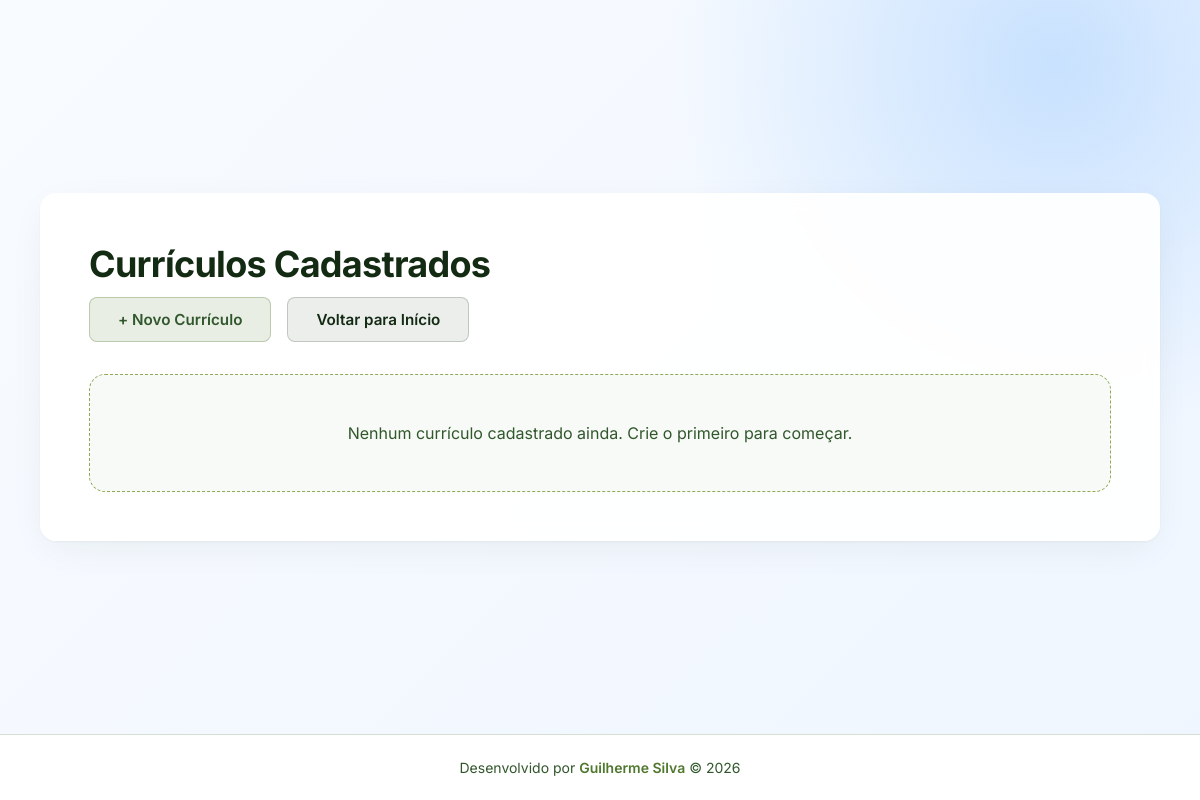
/listar_curriculos.php, run on an earlier commit of the app's database.
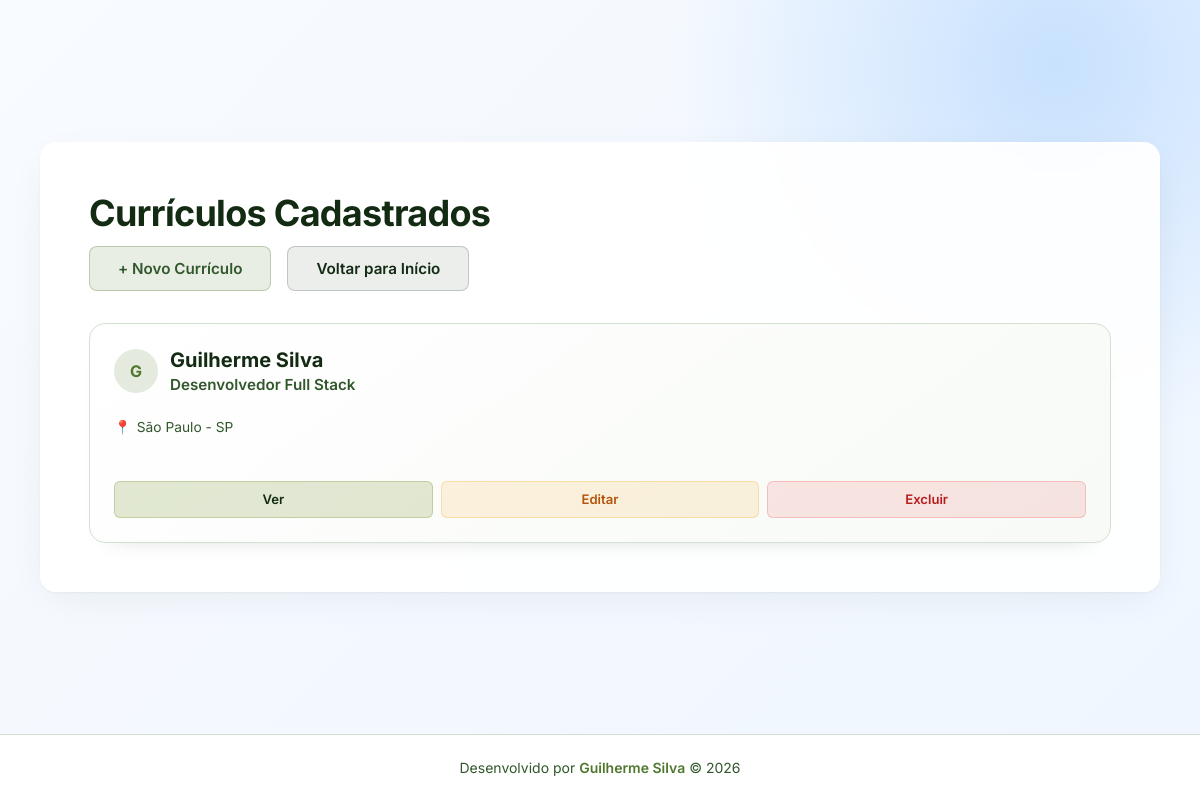
And on a later commit of the database.
### tables this page shows
CREATE TABLE dados_pessoais (
    id INT AUTO_INCREMENT PRIMARY KEY,
    nome VARCHAR(150) NOT NULL,
    cargo VARCHAR(120) NOT NULL,
    resumo TEXT,
    objetivo TEXT,
    nascimento DATE,
    cidade VARCHAR(100),
    estado VARCHAR(100),
    foto_perfil VARCHAR(255),
    created_at TIMESTAMP DEFAULT CURRENT_TIMESTAMP,
    updated_at TIMESTAMP DEFAULT CURRENT_TIMESTAMP ON UPDATE CURRENT_TIMESTAMP
);

### config/crud.php (called while the page is built, shortened)
<?php
    function readAll($pdo, $table, $where = null) {
        $sql = "SELECT * FROM $table";
        $stmt = $pdo->query($sql);
        return $stmt->fetchAll(PDO::FETCH_ASSOC);
    }

### listar_curriculos.php (the view, shortened to what this page needs)
<?php
require_once("config/conexao.php");
require_once("config/crud.php");
$curriculos = readAll($pdo, "dados_pessoais");
?>
<!DOCTYPE html>
<html lang="pt-BR">
<head>
    <link rel="stylesheet" href="css/style.css">
</head>
<body class="pagina-listagem">
<main>
    <section class="conteiner-app conteiner-listagem">
        <h1 class="titulo-pagina">Currículos Cadastrados</h1>
        <nav class="grupo-botoes acoes-listagem" aria-label="Ações da listagem">
            <a href="cadastrar.php" class="botao"> + Novo Currículo</a>
            <a href="index.php" class="botao botao-secundario"> Voltar para Início</a>
        </nav>
        <?php if (empty($curriculos)): ?>
            <p class="estado-vazio">Nenhum currículo cadastrado ainda. Crie o primeiro para começar.</p>
        <?php else: ?>
            <section class="grade-curriculos" aria-label="Currículos cadastrados">
                <?php foreach ($curriculos as $c): ?>
                    <article class="cartao-curriculo">
                        <div style="display: flex; align-items: center; gap: 12px; margin-bottom: 8px;">
                            <?php if (!empty($c['foto_perfil']) && file_exists($c['foto_perfil'])): ?>
                                <img src="<?= htmlspecialchars($c['foto_perfil']) ?>" alt="Foto" style="width: 44px; height: 44px; border-radius: 50%; object-fit: cover; border: 2px solid var(--fern); flex-shrink: 0;">
                            <?php else: ?>
                                <div style="width: 44px; height: 44px; border-radius: 50%; background: rgba(79, 119, 45, 0.15); display: flex; align-items: center; justify-content: center; color: var(--fern); font-weight: 700; flex-shrink: 0;">
                                    <?= mb_substr($c['nome'], 0, 1) ?>
                                </div>
                            <?php endif; ?>
                            <div style="overflow: hidden;">
                                <h2 class="cartao-titulo"><?= htmlspecialchars($c['nome']) ?></h2>
                                <p class="cartao-subtitulo" style="min-height: auto; margin-top: 2px;"><?= htmlspecialchars($c['cargo']) ?></p>
                            </div>
                        </div>
                        <p class="cartao-localizacao">
                            <span aria-hidden="true">📍</span>
                            <?= htmlspecialchars($c['cidade'] . ' - ' . $c['estado']) ?>
                        </p>
                        <nav class="cartao-acoes" aria-label="Ações para <?= htmlspecialchars($c['nome']) ?>">
                            <a href="visualizar.php?id=<?= $c['id'] ?>" class="botao-pequeno botao-ver">Ver</a>
                            <a href="editar.php?id=<?= $c['id'] ?>" class="botao-pequeno botao-editar">Editar</a>
                            <a href="excluir.php?id=<?= $c['id'] ?>" class="botao-pequeno botao-excluir" onclick="return confirm('Tem certeza que deseja excluir este currículo? Esta ação não pode ser desfeita e todas as informações relacionadas serão apagadas (ON DELETE CASCADE).');">Excluir</a>
                        </nav>
                    </article>
                <?php endforeach; ?>
            </section>
        <?php endif; ?>
    </section>
</main>
<?php
if(file_exists("partials/footer.php")){
    require_once("partials/footer.php");
}
?>
</body>
</html>

### partials/footer.php
<footer>
    <p class="footer-text">
        Desenvolvido por <strong>Guilherme Silva</strong> &copy; 2026
    </p>
</footer>

### css/style.css (style rules this page uses)
:root { --evergreen: #132a13; --hunter-green: #31572c; --fern: #4f772d; --palm-leaf: #90a955; --lime-cream: #ecf39e; }
* { margin: 0; padding: 0; box-sizing: border-box; font-family: 'Inter', sans-serif; }
body { background: linear-gradient(135deg, #f4f7f4 0%, #ebf1ea 100%); color: #2b3a2a; display: flex; flex-direction: column; justify-content: center; align-items: center; min-height: 100vh; }
main { flex: 1; display: flex; justify-content: center; align-items: center; width: 100%; padding: 2rem 1rem; }
.conteiner-app { width: 100%; max-width: 900px; background: rgba(255, 255, 255, 0.92); backdrop-filter: blur(10px); padding: 3rem; border-radius: 16px; box-shadow: 0 10px 40px -10px rgba(19, 42, 19, 0.08), 0 1px 3px rgba(19, 42, 19, 0.05); text-align: center; border: 1px solid rgba(255,255,255,0.6); transition: transform 0.3s ease; }
.titulo-pagina, .footer-title { color: var(--evergreen); margin-bottom: 1rem; font-size: 2.25rem; font-weight: 700; letter-spacing: -0.02em; }
.grupo-botoes { display: flex; justify-content: center; gap: 1rem; }
.botao { text-decoration: none; background: rgba(79, 119, 45, 0.12); color: var(--hunter-green); padding: 0.75rem 1.75rem; border-radius: 8px; font-weight: 600; font-size: 0.95rem; transition: all 0.2s ease; border: 1px solid rgba(79, 119, 45, 0.3); cursor: pointer; display: inline-flex; align-items: center; justify-content: center; }
.botao-secundario { background: rgba(19, 42, 19, 0.08); color: var(--evergreen); border: 1px solid rgba(19, 42, 19, 0.2); }
footer { width: 100%; text-align: center; padding: 1.5rem; color: var(--hunter-green); font-size: 0.875rem; border-top: 1px solid #d4e0d2; background: #fff; }
footer strong { color: var(--fern); font-weight: 600; }
.nome-curriculo, .cargo-curriculo, .titulo-secao, .titulo-item, .cartao-titulo, .cartao-subtitulo { margin: 0; }
.pagina-listagem { background: radial-gradient(circle at 88% 8%, rgba(147, 197, 253, 0.45), transparent 24rem), linear-gradient(135deg, #f8fbff 0%, #eff6ff 100%); }
.conteiner-listagem { max-width: 1120px; text-align: left; }
.conteiner-listagem > .titulo-pagina { margin-bottom: 0.65rem; }
.acoes-listagem { justify-content: flex-start; margin-bottom: 2rem; }
.grade-curriculos { display: grid; grid-template-columns: repeat(auto-fit, minmax(250px, 1fr)); gap: 1.25rem; }
.cartao-curriculo { display: flex; min-height: 220px; flex-direction: column; padding: 1.5rem; overflow: hidden; border: 1px solid #d4e0d2; border-radius: 1rem; background: linear-gradient(145deg, #ffffff, #f7faf6); box-shadow: 0 12px 24px -24px rgba(19, 42, 19, 0.4); transition: transform 0.2s ease, box-shadow 0.2s ease, border-color 0.2s ease; }
.cartao-titulo { overflow: hidden; color: var(--evergreen); font-size: 1.25rem; font-weight: 700; line-height: 1.25; text-overflow: ellipsis; white-space: nowrap; }
.cartao-subtitulo { min-height: 2.6em; margin-top: 0.45rem; color: var(--hunter-green); font-size: 0.95rem; font-weight: 600; line-height: 1.35; }
.cartao-localizacao { display: flex; align-items: center; gap: 0.35rem; margin-top: 1rem; color: var(--hunter-green); font-size: 0.86rem; }
.cartao-acoes { display: grid; grid-template-columns: repeat(3, 1fr); gap: 0.5rem; margin-top: auto; padding-top: 1.25rem; }
.botao-pequeno { display: inline-flex; align-items: center; justify-content: center; min-height: 2.3rem; padding: 0.5rem 0.75rem; border: 1px solid transparent; border-radius: 6px; font-size: 0.82rem; font-weight: 600; text-decoration: none; transition: all 0.2s ease; }
.botao-ver { color: var(--evergreen); background: rgba(144, 169, 85, 0.25); border-color: rgba(144, 169, 85, 0.4); }
.botao-editar { color: #b45309; background: rgba(245, 158, 11, 0.12); border-color: rgba(245, 158, 11, 0.25); }
.botao-excluir { color: #b91c1c; background: rgba(239, 68, 68, 0.12); border-color: rgba(239, 68, 68, 0.25); }
.estado-vazio { padding: 3rem 1.5rem; color: var(--hunter-green); text-align: center; border: 1px dashed var(--palm-leaf); border-radius: 1rem; background: #f7faf6; font-size: 1rem; }

What changed in the data, as far as the page shows it:
added dados_pessoais: nome "G", nome "Guilherme Silva", cargo "Desenvolvedor Full Stack", cidade+estado "São Paulo - SP"
Also different on the page:
text no longer shown: "Nenhum currículo cadastrado ainda. Crie o primeiro para começar."
